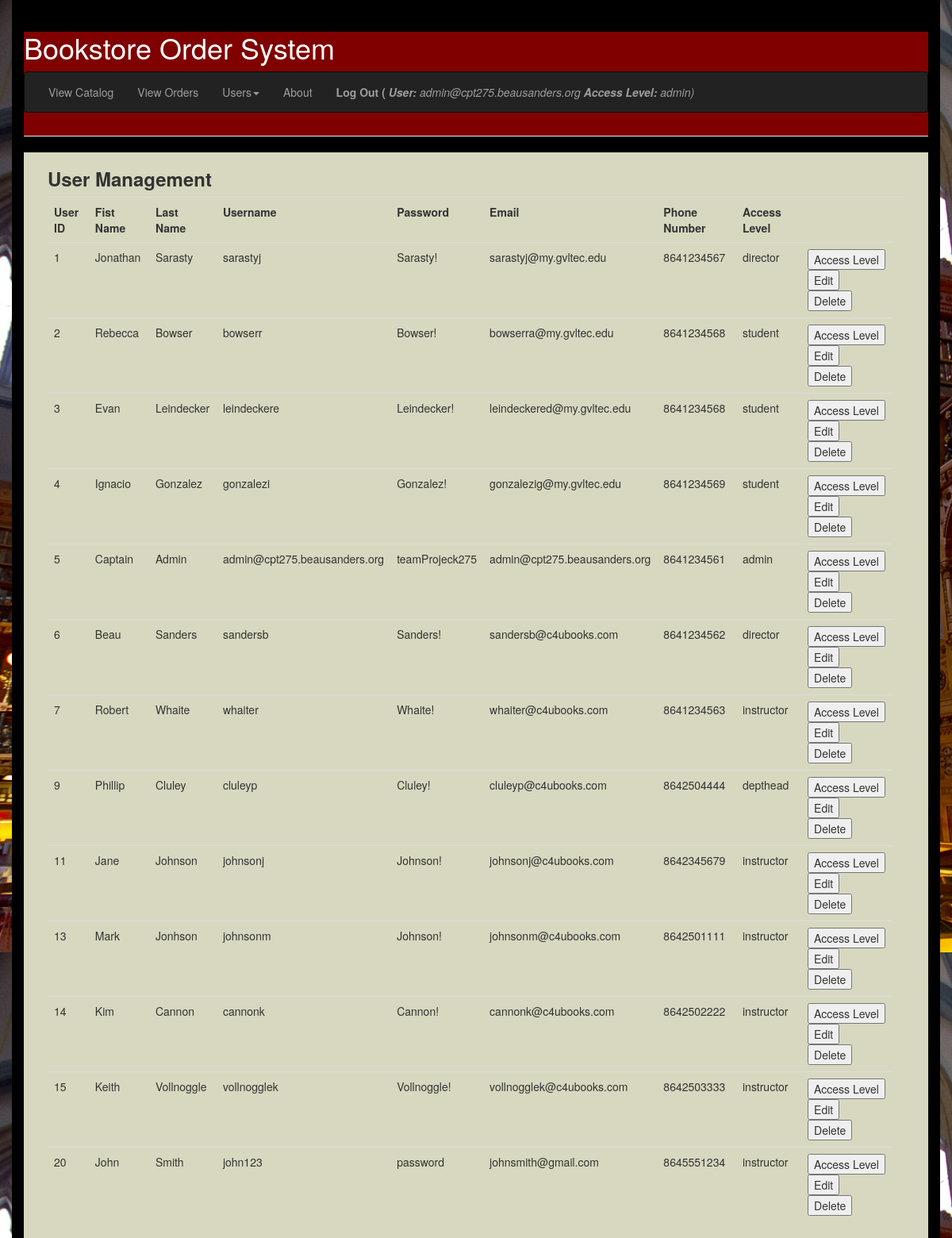
The page /home/cptadmin/public_html/user_management_form.php (signed in) on the database its author committed.
### tables this page shows
CREATE TABLE `users` (
  `user_id` int(10) unsigned NOT NULL AUTO_INCREMENT,
  `first_name` varchar(60) NOT NULL,
  `last_name` varchar(60) NOT NULL,
  `username` varchar(60) NOT NULL,
  `password` text NOT NULL,
  `email` varchar(80) NOT NULL,
  `phone_number` varchar(10) NOT NULL,
  `access_level` varchar(20) NOT NULL,
  PRIMARY KEY (`user_id`)
);

### home/cptadmin/public_html/user_management_form.php (the view, shortened to what this page needs)
<?php
include "header.php";
$sql = 'SELECT * FROM users';
$result = $conn->query($sql);
?>
<!DOCTYPE html>
<html>
 <head>
        <link rel="stylesheet" type="text/css" href="https://maxcdn.bootstrapcdn.com/bootstrap/3.3.7/css/bootstrap.min.css" />
    </head>
<body background="images/textbook.jpg">
<div class="container-fluid" style=background-color:#d8d8c0;>
<div class=table-responsive>
    <h3><b>User Management</b></h3>
    <table class=table>
        <tr>
            <th> User ID </th>
            <th> Fist Name </th>
            <th> Last Name </th>
            <th> Username </th>
            <th> Password </th>
            <th> Email </th>
            <th> Phone Number </th>
            <th> Access Level </th>
            <th></th>
            <th></th>
        </tr>
        <?php
         while($row = $result->fetch_assoc()) {
             echo "
        <tr>
             <td>" . $row["user_id"] . "</td> " .
             "<td>" . $row["first_name"]. "</td>" .
             "<td>" . $row["last_name"]. "</td>" .
             "<td>" . $row["username"]. "</td>" .
             "<td>" . $row["password"]. "</td>" .
             "<td>" . $row["email"] . "</td> " .
             "<td>" . $row["phone_number"] . "</td> " .
             "<td>" . $row["access_level"]. "</td>" ?>
             <td><?php include "user_access_btn.php";
             include "user_edit_btn.php";
             include "user_delete_btn.php"?>
             </td>
        <?php
    }
?>
</table>
</div>
 </div>
<?php include"footer.php";?>

### home/cptadmin/public_html/user_access_btn.php (shortened to what this page needs)
<?php
if($_SESSION['access_level']== "admin"){
?>
<div>
	<form action="user_update_form.php" method="POST">
		<input type="submit" value="Access Level" />
	</form>
</div>
<?php
;}
?>

### home/cptadmin/public_html/user_edit_btn.php (shortened to what this page needs)
<?php
if($_SESSION['access_level']== "admin"){
?>
<div>
	<form action="user_edit_form.php" method="POST">
		<input type="submit" value="Edit" />
	</form>
</div>
<?php
;}
?>

### home/cptadmin/public_html/user_delete_btn.php (shortened to what this page needs)
<?php
if($_SESSION['access_level']== "admin"){
?>
<div>
	<form action="user_delete_confirm.php" method="POST">
		<input type="submit" value="Delete" />
	</form>
</div>
<?php
;}
?>

### rows shown on the page
users: user_id "1", first_name "Jonathan", last_name "Sarasty", username "sarastyj", password "Sarasty!", email "sarastyj@my.gvltec.edu", phone_number "8641234567", access_level "director"
users: user_id "2", first_name "Rebecca", last_name "Bowser", username "bowserr", password "Bowser!", email "bowserra@my.gvltec.edu", phone_number "8641234568", access_level "student"
users: user_id "3", first_name "Evan", last_name "Leindecker", username "leindeckere", password "Leindecker!", email "leindeckered@my.gvltec.edu", phone_number "8641234568", access_level "student"
users: user_id "4", first_name "Ignacio", last_name "Gonzalez", username "gonzalezi", password "Gonzalez!", email "gonzalezig@my.gvltec.edu", phone_number "8641234569", access_level "student"
users: user_id "5", first_name "Captain", last_name "Admin", username "admin@cpt275.beausanders.org", password "teamProjeck275", email "admin@cpt275.beausanders.org", phone_number "8641234561", access_level "admin"
users: user_id "6", first_name "Beau", last_name "Sanders", username "sandersb", password "Sanders!", email "sandersb@c4ubooks.com", phone_number "8641234562", access_level "director"
users: user_id "7", first_name "Robert", last_name "Whaite", username "whaiter", password "Whaite!", email "whaiter@c4ubooks.com", phone_number "8641234563", access_level "instructor"
users: user_id "9", first_name "Phillip", last_name "Cluley", username "cluleyp", password "Cluley!", email "cluleyp@c4ubooks.com", phone_number "8642504444", access_level "depthead"
users: user_id "11", first_name "Jane", last_name "Johnson", username "johnsonj", password "Johnson!", email "johnsonj@c4ubooks.com", phone_number "8642345679", access_level "instructor"
users: user_id "13", first_name "Mark", last_name "Jonhson", username "johnsonm", password "Johnson!", email "johnsonm@c4ubooks.com", phone_number "8642501111", access_level "instructor"
users: user_id "14", first_name "Kim", last_name "Cannon", username "cannonk", password "Cannon!", email "cannonk@c4ubooks.com", phone_number "8642502222", access_level "instructor"
users: user_id "15", first_name "Keith", last_name "Vollnoggle", username "vollnogglek", password "Vollnoggle!", email "vollnogglek@c4ubooks.com", phone_number "8642503333", access_level "instructor"
users: user_id "20", first_name "John", last_name "Smith", username "john123", password "password", email "johnsmith@gmail.com", phone_number "8645551234", access_level "instructor"

### other values the page prints
$_SESSION['username'] "admin@cpt275.beausanders.org"
$_SESSION['access_level'] "admin"
